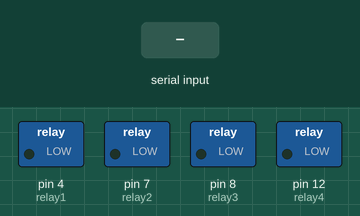
This sketch was run on a simulated Arduino Uno, built with avr-gcc and run on an emulated ATmega328P. On the bench: switched loads named in the sketch (green lamp = pin HIGH). The inputs (shaded band) are chosen by the test bench. What the sketch prints to the serial monitor is not drawn.

Above: at 1.2 s.
1.3 s: "1_1\n" received over Serial
At 2.5 s:
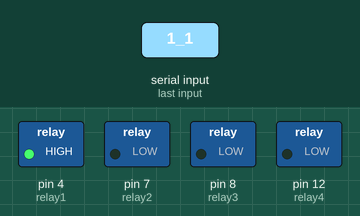
2.8 s: "2_1\n" received over Serial
At 3.8 s:
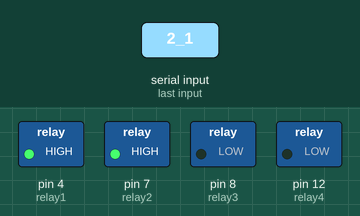
4.3 s: "1_0\n" received over Serial
At 5.0 s:
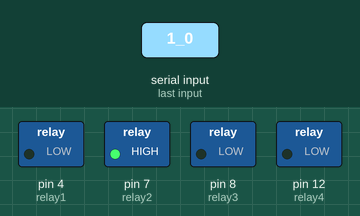
5.8 s: "3_1\n" received over Serial
At 6.1 s:
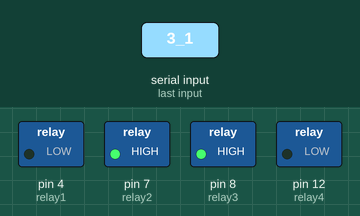
7.3 s: "1_pulse\n" received over Serial
At 7.43 s:
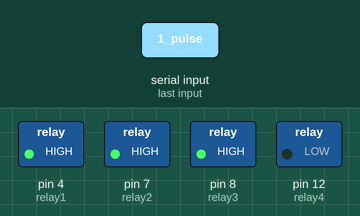
9.0 s: "2_0\n" received over Serial
At 9.7 s:
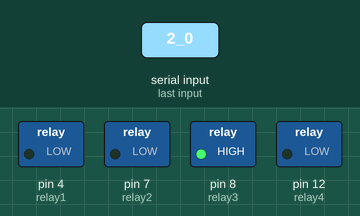
Timing chart, 0 to 11.5 s (numbered marks = the images above; inputs shaded):
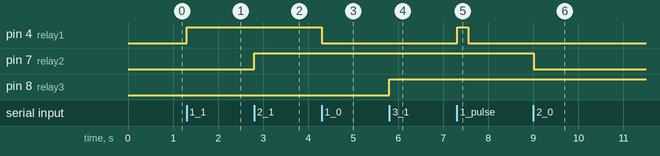

The sketch:

Ardu_Relay.ino
```cpp
//define variables sent from python
String inByte;
String currentState;

// Give the motor control pins names:
int relay1 = 4;
int relay2 = 7;
int relay3 = 8;
int relay4 = 12;

void setup() {
  // Set the pins:
  Serial.begin(9600);
  pinMode(relay1, OUTPUT);
  pinMode(relay2, OUTPUT);
  pinMode(relay3, OUTPUT);
  pinMode(relay4, OUTPUT);
}

void loop() {
  // put your main code here, to run repeatedly:
  if (Serial.available()>0){
    inByte = Serial.readStringUntil('\n');
    if (inByte == "1_1"){
      digitalWrite(relay1, HIGH);
      currentState = digitalRead(relay1);
      Serial.print(currentState);
    }
    else if (inByte == "1_0"){
      digitalWrite(relay1, LOW);
      currentState = digitalRead(relay1);
      Serial.print(currentState);
    }
    else if (inByte == "1_pulse"){
      digitalWrite(relay1, HIGH);
      delay(250);
      digitalWrite(relay1, LOW);
    }
    else if (inByte == "2_1"){
      digitalWrite(relay2, HIGH);
      currentState = digitalRead(relay2);
      Serial.print(currentState);
    }
    else if (inByte == "2_0"){
      digitalWrite(relay2, LOW);
      currentState = digitalRead(relay2);
      Serial.print(currentState);
    }
    else if (inByte == "2_pulse"){
      digitalWrite(relay2, HIGH);
      delay(250);
      digitalWrite(relay2, LOW);
    }
    else if (inByte == "3_1"){
      digitalWrite(relay3, HIGH);
      currentState = digitalRead(relay3);
      Serial.print(currentState);
    }
    else if (inByte == "3_0"){
      digitalWrite(relay3, LOW);
      currentState = digitalRead(relay3);
      Serial.print(currentState);
    }
    else if (inByte == "3_pulse"){
      digitalWrite(relay3, HIGH);
      delay(250);
      digitalWrite(relay3, LOW);
    }
    else if (inByte == "4_1"){
      digitalWrite(relay4, HIGH);
      currentState = digitalRead(relay4);
      Serial.print(currentState);
    }
    else if (inByte == "4_0"){
      digitalWrite(relay4, LOW);
      currentState = digitalRead(relay4);
      Serial.print(currentState);
    }
    else if (inByte == "4_pulse"){
      digitalWrite(relay4, HIGH);
      delay(250);
      digitalWrite(relay4, LOW);
    }
    // Read the state of a pin and send it back
    else if (inByte == "1_read"){
      currentState = digitalRead(relay1);
      Serial.print(currentState);
    }
    else if (inByte == "2_read"){
      currentState = digitalRead(relay2);
      Serial.print(currentState);
    }
    else if (inByte == "3_read"){
      currentState = digitalRead(relay3);
      Serial.print(currentState);
    }
    else if (inByte == "4_read"){
      currentState = digitalRead(relay4);
      Serial.print(currentState);
    }
    else{
      Serial.write("Invalid input");
    }
  }
}
```

Measured:
- after the input at 1.3 s, pin 4 (relay1): LOW → HIGH at once
- after the input at 2.8 s, pin 7 (relay2): LOW → HIGH at once
- after the input at 4.3 s, pin 4 (relay1): HIGH → LOW at once
- after the input at 5.8 s, pin 8 (relay3): LOW → HIGH at once
- after the input at 7.3 s, pin 4 (relay1): LOW → HIGH at once, → LOW 0.25 s later
- after the input at 9.0 s, pin 7 (relay2): HIGH → LOW at once
